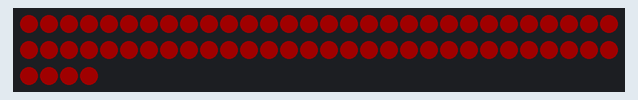
This sketch was run on a simulated Arduino Uno, built with avr-gcc and run on an emulated ATmega328P. On the bench: 64 RGB LEDs in strip order, left to right, continuing on the next row. Dim RGB values are drawn brighter than linear.

Above: at 0.15 s.
At 6.52 s:
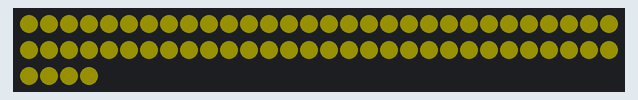
At 13.55 s:
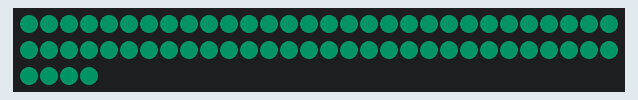
At 16.53 s:
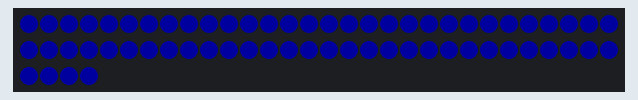
At 22.64 s:
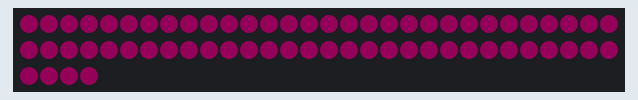
At 36.24 s:
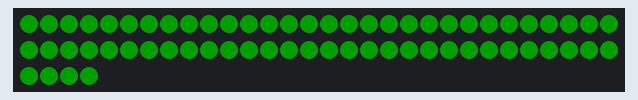

The sketch:

WS2812test.ino
```cpp
#include <FastLED.h> // 此示例程序需要使用FastLED库

#define NUM_LEDS 64       // LED灯珠数量
#define LED_DT 6         // Arduino输出控制信号引脚
#define LED_TYPE WS2812B // LED灯带型号
#define COLOR_ORDER GRB  // RGB灯珠中红色、绿色、蓝色LED的排列顺序

uint8_t max_bright = 32; // LED亮度控制变量，可使用数值为 0 ～ 255， 数值越大则光带亮度越高

CRGB leds[NUM_LEDS]; // 建立光带leds

void setup()
{
    FastLED.addLeds<LED_TYPE, LED_DT, COLOR_ORDER>(leds, NUM_LEDS); // 初始化光带
    FastLED.setBrightness(max_bright);                              // 设置光带亮度
}

void loop()
{
    static uint8_t hue = 0;
    FastLED.showColor(CHSV(hue++, 255, 255));
    delay(100);
}
```
